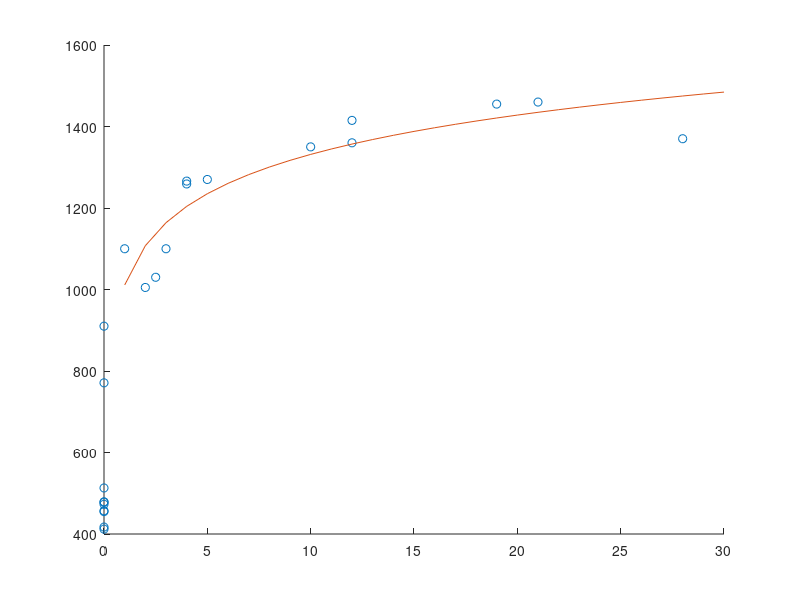

Write MATLAB code to recreate this figure. (Note: this script raises an error after producing the figure.)
% obtain fit and prediction interval for published relationship in Moore et
% al. 2005 Morphometry and gross morphology right whales... 

% data from Table 4 Moore et al 2005 Morphometry
lnth = [1030 760 1100 479 457 1090 412 1005 1360 473 1155 1266 1030 478 ...
    1415 513 1270 417 1259 455 1460 1370 1350 771 910 1455 1200 1100];
age = [NaN NaN 3 0 0 NaN 0 2 12 0 NaN 4 2.5 0 12 0 5 0 4 0 21 28 10 0 0 19 NaN 1];

% find Nans in age and remove 
ii = isnan(age); 
lnth(ii) = []; 
age(ii) = []; 
% remove age zero
ii = find(age ~= 0);


% plot
figure(1), clf, hold on 
plot(age,lnth,'o')
% plot Michael's Fit
whaleAge = 1:30;
lnthFit(whaleAge) = 1011.033+320.501*log10(whaleAge); % MOORE ET AL 2004
plot(whaleAge,lnthFit)

% fit
ft = fit(log10(age(ii)'),lnth(ii)','poly1');
% good, same fit as Michael's 

% prediction interval 
ci = predint(ft,log10(whaleAge));
plot(whaleAge,ci(:,1))
plot(whaleAge,ci(:,2))

xlabel('Age'), ylabel('Length (cm)'), adjustfigurefont